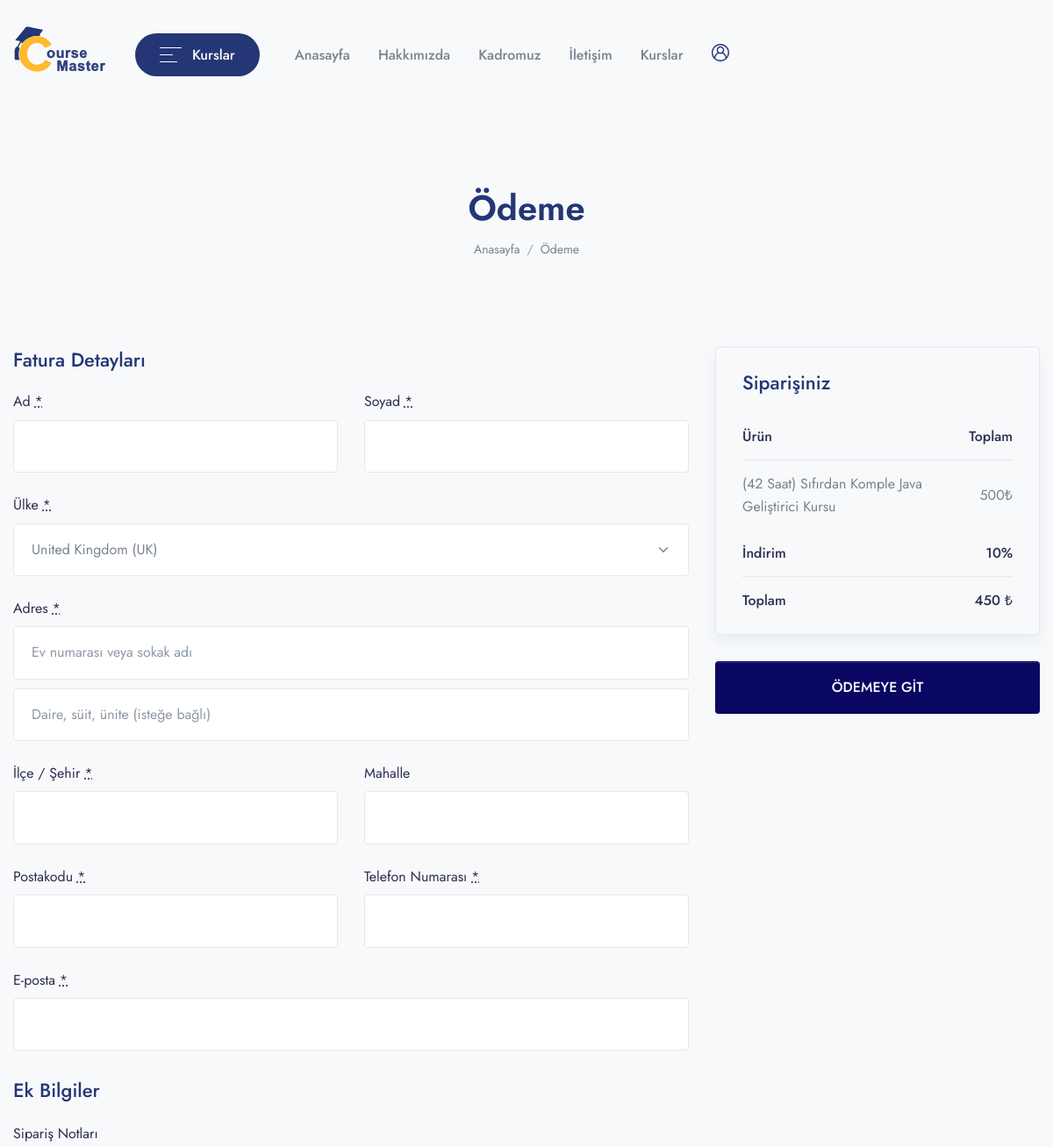
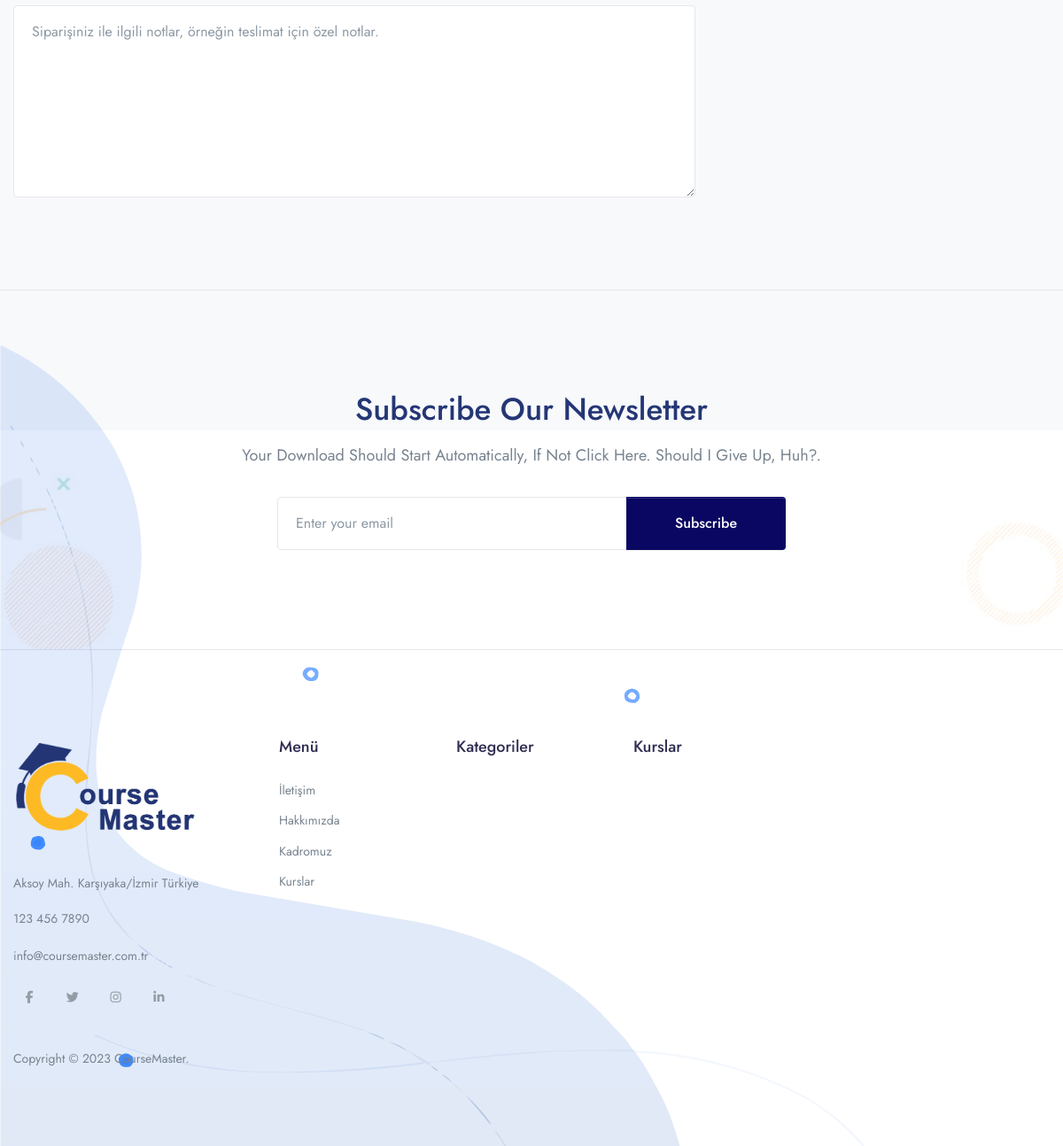
Screenshot of /checkout/java-kursu with the database file from the repository (2 pictures, top to bottom).
### app/models.py (models this page shows, shortened)
class Course(models.Model):
    STATUS = (
        ('PUBLISH','PUBLISH'),
        ('DRAFT','DRAFT'),
    )
    featured_image = models.ImageField(upload_to="Media/featured_img",null=True)
    featured_video = models.CharField(max_length = 300, null=True)
    title = models.CharField(max_length=500)
    created_at = models.DateField(auto_now_add=True)
    author = models.ForeignKey(Author,on_delete=models.CASCADE,null=True)
    category =models.ForeignKey(Categories,on_delete=models.CASCADE)
    level=models.ForeignKey(Level,on_delete=models.CASCADE,null=True)
    description = models.TextField()
    price = models.IntegerField(null=True,default=0)
    discount = models.IntegerField(null=True)
    language=models.ForeignKey(Language,on_delete=models.CASCADE,null=True)
    Deadline=models.CharField(max_length=100,null=True)
    slug = models.SlugField(default='',max_length=500,null=True,blank=True)
    status=models.CharField(choices=STATUS,max_length=100,null=True)
    Certificate=models.CharField(null=True,max_length=100)

### CourseMasterApp/views.py (the view, shortened to what this page needs)
# urls.py: path('checkout/<slug:slug>',views.CHECKOUT,name='checkout'),
def CHECKOUT(request,slug):
    course=Course.objects.get(slug=slug)
    action=request.GET.get('action')
    order=None
    context = {
        'course': course,
        'order':order,
    }
    return render(request,'checkout/checkout.html', context)

### app/templatetags/course_tags.py (called while the page is built)
@register.simple_tag
def discount_calculation(price,discount):
    if discount is None or discount == 0:
        return price
    sellprice = price
    sellprice = price - (price * discount/100)
    return math.floor(sellprice)

### templates/checkout/checkout.html (shortened to what this page needs)
{% extends 'base.html' %}
{% load course_tags %}
{% block content %}
<header class="py-8 py-md-10" style="background-image: none;">
    <div class="container text-center py-xl-2">
        <h1 class="display-4 fw-semi-bold mb-0">Ödeme</h1>
        <nav aria-label="breadcrumb">
            <ol class="breadcrumb breadcrumb-scroll justify-content-center">
                <li class="breadcrumb-item">
                    <a class="text-gray-800" href="/">
                        Anasayfa
                    </a>
                </li>
                <li class="breadcrumb-item text-gray-800 active" aria-current="page">
                    Ödeme
                </li>
            </ol>
        </nav>
    </div>
</header>
<div class="container pb-6 pb-xl-10">
    <form name="checkout" method="post" class="checkout woocommerce-checkout" action="?action=create_payment"
        novalidate="">
        <div class="col2-set" id="customer_details">
            <div class="col-1">
                <div class="woocommerce-billing-fields">
                    <h3>Fatura Detayları</h3>
                    <div class="woocommerce-billing-fields__field-wrapper">
                        <p class="form-row form-row-first validate-required woocommerce-invalid woocommerce-invalid-required-field"
                            id="billing_first_name_field" data-priority="10">
                            <label for="billing_first_name" class="">Ad <abbr class="required"
                                    title="required">*</abbr></label>
                            <input type="text" class="input-text " name="first_name" id="billing_first_name"
                                placeholder="" value="{{user.first_name}}" autocomplete="given-name"
                                autofocus="autofocus">
                        </p>
                        <p class="form-row form-row-last validate-required" id="billing_last_name_field"
                            data-priority="20">
                            <label for="billing_last_name" class="">Soyad <abbr class="required"
                                    title="required">*</abbr></label>
                            <input type="text" class="input-text " name="last_name" id="billing_last_name"
                                placeholder="" value="{{user.last_name}}" autocomplete="family-name">
                        </p>
                        <p class="form-row form-row-wide address-field update_totals_on_change validate-required woocommerce-validated"
                            id="billing_country_field" data-priority="40">
                            <label for="billing_country" class="">Ülke <abbr class="required"
                                    title="required">*</abbr></label>
                            <select name="country" id="billing_country"
                                class="country_to_state country_select  select2-hidden-accessible"
                                autocomplete="country" tabindex="-1" aria-hidden="true">
                                <option value="GB" selected="selected">United Kingdom (UK)</option>
                            </select>
                        </p>
                        <p class="form-row form-row-wide address-field validate-required" id="billing_address_1_field"
                            data-priority="50">
                            <label for="billing_address_1" class="">Adres <abbr class="required"
                                    title="required">*</abbr></label>
                            <input type="text" class="input-text " name="address_1" id="billing_address_1"
                                placeholder="Ev numarası veya sokak adı" value="" autocomplete="address-line1">
                        </p>
                        <p class="form-row form-row-wide address-field" id="billing_address_2_field" data-priority="60">
                            <input type="text" class="input-text " name="address_2" id="billing_address_2"
                                placeholder="Daire, süit, ünite (isteğe bağlı)" value=""
                                autocomplete="address-line2">
                        </p>
                        <p class="form-row form-row-wide address-field validate-required" id="billing_city_field"
                            data-priority="70" data-o_class="form-row form-row-wide address-field validate-required">
                            <label for="billing_city" class="">İlçe / Şehir <abbr class="required"
                                    title="required">*</abbr></label>
                            <input type="text" class="input-text " name="city" id="billing_city" placeholder="" value=""
                                autocomplete="address-level2">
                        </p>
                        <p class="form-row form-row-wide address-field validate-state" id="billing_state_field"
                            data-priority="80" data-o_class="form-row form-row-wide address-field validate-state">
                            <label for="billing_state" class="">Mahalle</label>
                            <input type="text" class="input-text " value="" placeholder="" name="state"
                                id="billing_state" autocomplete="address-level1">
                        </p>
                        <p class="form-row form-row-wide address-field validate-postcode validate-required"
                            id="billing_postcode_field" data-priority="90"
                            data-o_class="form-row form-row-wide address-field validate-required validate-postcode">
                            <label for="billing_postcode" class="">Postakodu <abbr class="required"
                                    title="required">*</abbr></label>
                            <input type="text" class="input-text " name="postcode" id="billing_postcode" placeholder=""
                                value="" autocomplete="postal-code">
                        </p>
                        <p class="form-row form-row-first validate-required validate-phone" id="billing_phone_field"
                            data-priority="100">
                            <label for="billing_phone" class="">Telefon Numarası <abbr class="required"
                                    title="required">*</abbr></label>
                            <input type="tel" class="input-text " name="phone" id="billing_phone" placeholder=""
                                value="" autocomplete="tel">
                        </p>
                        <p class="form-row form-row-last validate-required validate-email" id="billing_email_field"
                            data-priority="110">
                            <label for="billing_email" class="">E-posta <abbr class="required"
                                    title="required">*</abbr></label>
                            <input type="email" class="input-text " name="email" id="billing_email" placeholder=""
                                value="{{user.email}}" autocomplete="email">
                        </p>
                    </div>
                </div>
            </div>
            <div class="col-2">
                <div class="woocommerce-additional-fields">
                    <h3>Ek Bilgiler</h3>
                    <div class="woocommerce-additional-fields__field-wrapper">
                        <p class="form-row notes" id="order_comments_field" data-priority=""><label for="order_comments"
                                class="">Sipariş Notları</label><textarea name="order_comments" class="input-text "
                                id="order_comments"
                                placeholder="Siparişiniz ile ilgili notlar, örneğin teslimat için özel notlar." rows="7"
                                cols="5"></textarea></p>
                    </div>
                </div>
            </div>
        </div>
        <div id="order_review" class="woocommerce-checkout-review-order">
            <div class="woocommerce-checkout-review-order-inner">
                <h3 id="order_review_heading">Siparişiniz</h3>
                <table class="shop_table woocommerce-checkout-review-order-table">
                    <thead>
                        <tr>
                            <th class="product-name">Ürün</th>
                            <th class="product-total">Toplam</th>
                        </tr>
                    </thead>
                    <tbody>
                        <tr class="cart_item">
                            <td class="product-name">
                                {{course.title}}
                            </td>
                            <td class="product-total">
                                <span class="woocommerce-Price-amount amount">
                                    {{course.price}}
                                    <span class="woocommerce-Price-currencySymbol">₺</span>
                                </span>
                            </td>
                        </tr>
                    </tbody>
                    <tfoot>
                        <tr class="cart-subtotal">
                            <th>İndirim</th>
                            <td><span class="woocommerce-Price-amount amount">{{course.discount}}<span
                                        class="woocommerce-Price-currencySymbol">%</span>
                                    </span>
                                </td>
                        </tr>
                        <tr class="order-total">
                            <th>Toplam</th>
                            <td>
                                <strong>
                                    <span class="woocommerce-Price-amount amount">
                                        {% discount_calculation course.price course.discount %}
                                        <span class="woocommerce-Price-currencySymbol">₺</span>
                                    </span>
                                </strong>
                            </td>
                        </tr>
                    </tfoot>
                </table>
            </div>
            <div id="payment" class="woocommerce-checkout-payment">
                <div class="form-row place-order">
                    <button type="submit" class="btn btn-primary btn-block">
                        ÖDEMEYE GİT
                    </button>
                </div>
            </div>
        </div>
    </form>
</div>
<section class="py-6 py-md-11 border-top border-bottom" data-jarallax data-speed=".8"
    style="background-image: url(assets/img/illustrations/illustration-1.jpg)">
    <div class="container text-center py-xl-4" data-aos="fade-up">
        <div class="row">
            <div class="col-xl-7 mx-auto">
                <h1 class="text-capitalize">Subscribe our newsletter</h1>
                <p class="text-capitalize font-size-lg mb-md-6 mb-4">Your download should start automatically, if not
                    Click here. Should I give up, huh?.</p>
                <div class="mx-md-8">
                    <form>
                        <div class="input-group">
                            <div class="input-group-append">
                                <button class="btn btn-primary btn-sm-wide" type="button"
                                    id="button-addon2">Subscribe</button>
                            </div>
                        </div>
                    </form>
                </div>
            </div>
        </div>
    </div>
</section>
{% endblock %}

### rows the page displays
Course: title "(42 Saat) Sıfırdan Komple Java Geliştirici Kursu", price "500", discount "10", price+discount "450"
